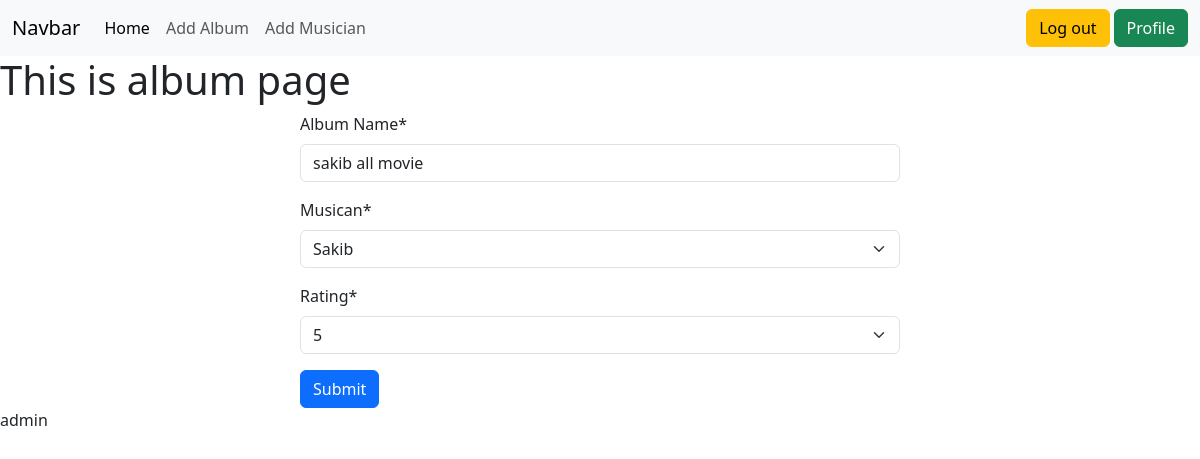
Screenshot of /edit/27 (signed in) with the database file from the repository.
### album_app/models.py (models this page shows)
class Album(models.Model):
    Album_Name = models.CharField(max_length=200)
    Musican = models.ForeignKey(musican,on_delete=models.CASCADE)
    Album_Realese_Date = models.DateField(auto_now_add=True)
    rat = [('One','1'),('Two','2'),('Three','3'),('Four','4'),('Five','5')]
    Rating = models.CharField(
        max_length = 5,
        choices = rat,
        default = '1'
        )
    def __str__(self):
        return self.Album_Name

### album_app/views.py (the view)
# urls.py: path("edit/<int:id>",views.edit_album,name='edit_page'),
@login_required
def edit_album(request,id):
    data = models.Album.objects.get(pk=id)
    print(data)
    form = album_form(instance=data)
    if request.method == 'POST':
        form = album_form(request.POST,instance=data)
        if form.is_valid():
            form.save()
            return redirect('album_page')
    return render(request,'album.html',{"form":form})

### album_app/forms.py
class album_form(forms.ModelForm):
    class Meta:
        model = Album
        fields = "__all__"

### musican_app/models.py (called while the page is built)
    def __str__(self):
        return self.First_Name

### album_app/templates/album.html (shortened to what this page needs)
{% extends "base.html" %}
{% block content %}
<h1>This is album page</h1>
<div style='width: 50%; margin:auto;'>
    {% load crispy_forms_tags %}
    <form method = 'POST'>
        {{form|crispy}}
        <button type='Submit' class='btn btn-primary'>Submit</button>
    </form>
</div>
{% endblock content %}

### templates/base.html (shortened to what this page needs)
<!DOCTYPE html>
<html lang="en">
  <head>
    <link
      href="https://cdn.jsdelivr.net/npm/bootstrap@5.3.3/dist/css/bootstrap.min.css"
      rel="stylesheet"
    />
  </head>
  <body>
    <nav class="navbar navbar-expand-lg bg-body-tertiary">
      <div class="container-fluid">
        <a class="navbar-brand" href="#">Navbar</a>
        <div class="collapse navbar-collapse" id="navbarNav">
          <ul class="navbar-nav">
            <li class="nav-item">
              <a
                class="nav-link active"
                aria-current="page"
                href="{% url 'album_page' %}"
                >Home</a
              >
            </li>
            {% if request.user.is_authenticated %}
            <li class="nav-item">
              <a class="nav-link" href="{% url 'album_form' %}">Add Album </a>
            </li>
            <li class="nav-item">
              <a class="nav-link" href="{% url 'form_musician'  %}">Add Musician</a>
            </li>
            {% endif %}
          </ul>
        </div>
        <form class="form-inline my-2 my-lg-0 d-flex gap-1">
          {% if request.user.is_authenticated %}
          <a href="{% url 'log_out' %}" class="btn btn-warning">Log out</a>
          <a href="{% url 'album_page' %}" class="btn btn-success">Profile</a>
          {% else %}
          <a href="{% url 'register' %}" class="btn btn-warning">Sign up</a>
          <a href="{% url 'log_in' %}" class="btn btn-success">Log in</a>
          {% endif %}
        </form>
      </div>
    </nav>
    {% block content %} {% endblock content %} {{request.user}}
  </body>
</html>

### rows the page displays
Album: Album_Name "sakib all movie", Musican "Sakib", Rating "5"

### other values shown
{{ request.user }} "admin"
